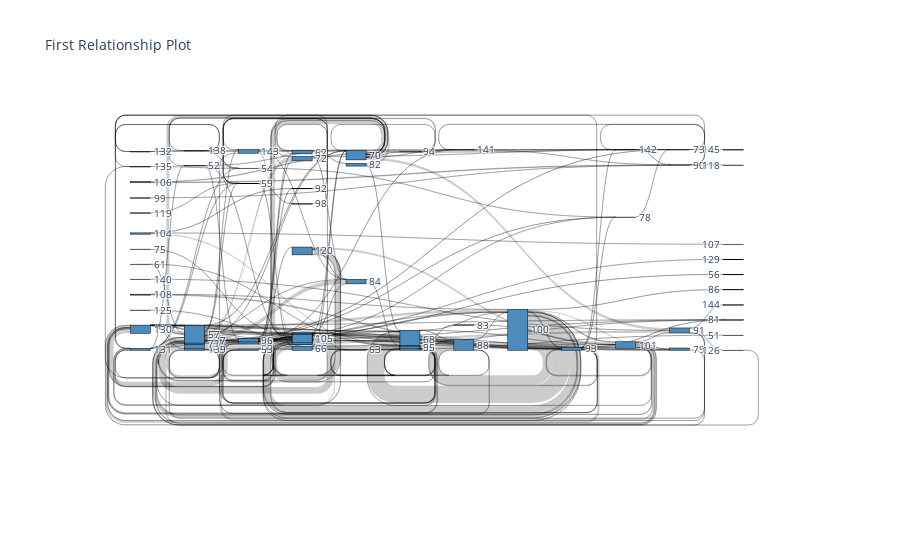

Here is the notebook cell this chart was saved with:
### Code cell
import plotly.offline as py
import plotly.graph_objs as go
fig = genSankey(ds_1n_25s, cat_cols=['EventA', 'EventB'], value_cols='Delta', title='First Relationship Plot')
py.iplot(go.Figure(fig))

### Figure 1 — Plotly figure (JSON) as saved in the notebook; plotly's stock layout.template omitted (floating-point values rounded to 4 significant figures; data arrays with more than 128 entries replaced by an {"elided": "..."} marker saying what was removed)
{"data": [{"link": {"source": {"elided": "508 int values"}, "target": {"elided": "508 int values"}, "value": {"elided": "508 int values"}}, "node": {"color": {"elided": "140 str values"}, "label": [129, 130, 131, 132, 135, 137, 138, 139, 140, 141, 142, 143, 144, 145, 146, 51, 52, 53, 54, 55, 57, 58, 59, 60, 61, 62, 63, 64, 66, 67, 68, 69, 70, 71, 72, 73, 75, 76, 78, 79, 80, 81, 82, 83, 84, 86, 87, 88, 90, 91, 92, 93, 94, 95, 96, 98, 99, 100, 101, 104, 105, 106, 107, 108, 118, 119, 120, 125, 126, 56, 97], "line": {"color": "black", "width": 0.5}, "pad": 15, "thickness": 20}, "type": "sankey"}], "layout": {"autosize": true, "font": {"size": 10}, "title": {"text": "First Relationship Plot"}}}
